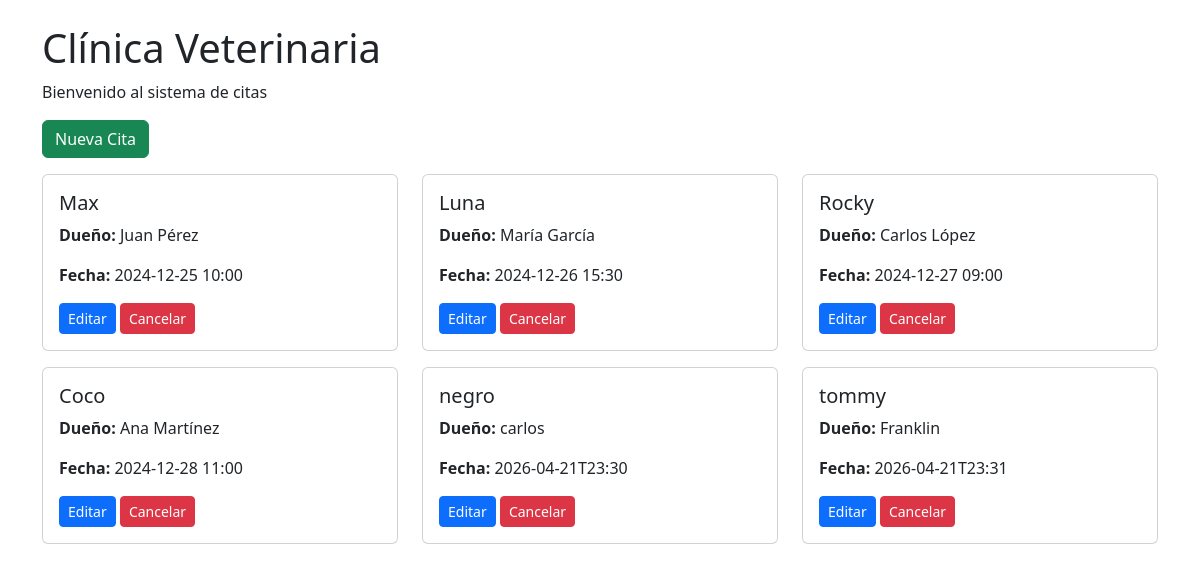
The page / on the database its author committed.
### tables this page shows
CREATE TABLE pacientes (
            id INTEGER PRIMARY KEY AUTOINCREMENT,
            mascota TEXT NOT NULL,
            propietario TEXT NOT NULL,
            especie TEXT,
            fecha TEXT NOT NULL
        );

### app.py (the view)
@app.route('/')
def index():
    conn = get_db()
    citas = conn.execute('SELECT * FROM pacientes ORDER BY fecha').fetchall()
    conn.close()
    return render_template('index.html', citas=citas)

### models.py (called while the page is built)
def get_db():
    conn = sqlite3.connect(DATABASE)
    conn.row_factory = sqlite3.Row  # Permite acceder a columnas por nombre
    return conn

### templates/index.html
{% extends "base.html" %}
{% block content %}
<h1>Clínica Veterinaria</h1>
<p>Bienvenido al sistema de citas</p>
<a href="/nueva" class="btn btn-success mb-3">Nueva Cita</a>
{% if citas %}
    <div class="row">
        {% for cita in citas %}
        <div class="col-md-4">
            <div class="card mb-3">
                <div class="card-body">
                    <h5 class="card-title">{{ cita.mascota }}</h5>
                    <p><strong>Dueño:</strong> {{ cita.propietario }}</p>
                    <p><strong>Fecha:</strong> {{ cita.fecha }}</p>
                    <a href="/editar/{{ cita.id }}" class="btn btn-primary btn-sm">Editar</a>
                    <a href="/eliminar/{{ cita.id }}" class="btn btn-danger btn-sm" onclick="return confirm('¿Cancelar cita?')">Cancelar</a>
                </div>
            </div>
        </div>
        {% endfor %}
    </div>
{% else %}
    <div class="alert alert-warning">No hay citas programadas</div>
{% endif %}
{% endblock %}

### templates/base.html (shortened to what this page needs)
<!DOCTYPE html>
<html lang="es">
<head>
    <link href="https://cdn.jsdelivr.net/npm/bootstrap@5.3.0/dist/css/bootstrap.min.css" rel="stylesheet">
</head>
<body>
    <div class="container mt-4">
        {% block content %}
        {% endblock %}
    </div>
</body>
</html>

### rows shown on the page
pacientes: mascota "Max", propietario "Juan Pérez", fecha "2024-12-25 10:00"
pacientes: mascota "Luna", propietario "María García", fecha "2024-12-26 15:30"
pacientes: mascota "Rocky", propietario "Carlos López", fecha "2024-12-27 09:00"
pacientes: mascota "Coco", propietario "Ana Martínez", fecha "2024-12-28 11:00"
pacientes: mascota "negro", propietario "carlos", fecha "2026-04-21T23:30"
pacientes: mascota "tommy", propietario "Franklin", fecha "2026-04-21T23:31"
